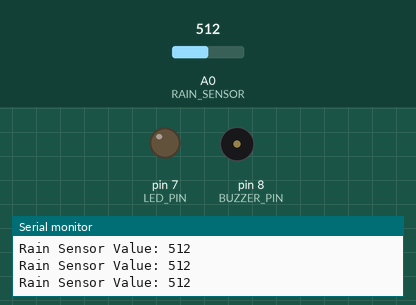
Bench run of a sketch on a simulated Arduino Uno, built with avr-gcc and run on an emulated ATmega328P. Shown: output pins drawn as LEDs (lit = HIGH), buzzer (waves = sounding, pin HIGH), the last lines printed to the serial monitor. Inputs (shaded band) come from the test bench; at power-on: A0 (RAIN_SENSOR) = 512.

Above: at 1.2 s.
1.3 s: A0 (RAIN_SENSOR) set to 465
At 2.6 s:
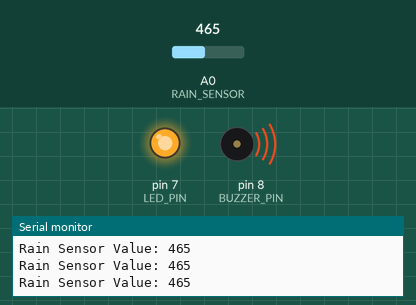
2.9 s: A0 (RAIN_SENSOR) set to 502
4.4 s: A0 (RAIN_SENSOR) set to 535
At 5.3 s:
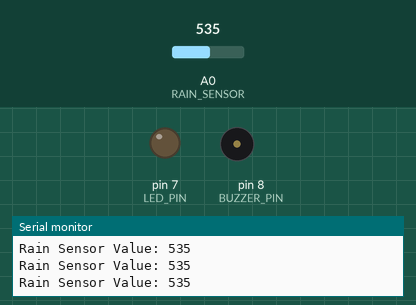
5.9 s: A0 (RAIN_SENSOR) set to 306
At 6.6 s:
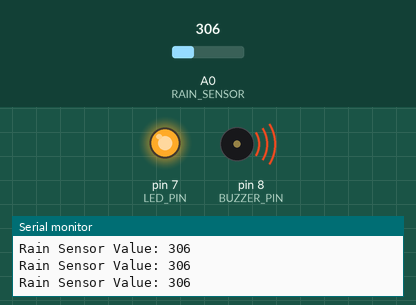
Timing chart, 0 to 8.5 s (numbered marks = the images above; inputs shaded):
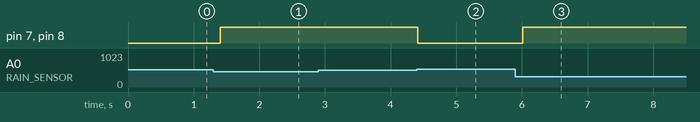

The sketch:

Arduino_code.ino
```cpp
#define RAIN_SENSOR A0  // Rain sensor on analog pin A0
#define LED_PIN 7       // LED on digital pin 7
#define BUZZER_PIN 8    // Buzzer on digital pin 8

// The rain sensor reads LOWER as it gets wetter. Hysteresis band: trigger the
// alert below RAIN_ON, clear it only after the reading rises past RAIN_OFF, so
// the LED/buzzer don't chatter when the value hovers around the threshold.
#define RAIN_ON 480
#define RAIN_OFF 520

bool alerting = false;

void setup() {
    // A0 (the analog rain sensor) needs no pinMode for analogRead().
    pinMode(LED_PIN, OUTPUT);
    pinMode(BUZZER_PIN, OUTPUT);
    Serial.begin(9600);
}

void loop() {
    int rainValue = analogRead(RAIN_SENSOR);
    Serial.print("Rain Sensor Value: ");
    Serial.println(rainValue);

    if (!alerting && rainValue < RAIN_ON) alerting = true;
    else if (alerting && rainValue > RAIN_OFF) alerting = false;

    digitalWrite(LED_PIN, alerting ? HIGH : LOW);
    digitalWrite(BUZZER_PIN, alerting ? HIGH : LOW);

    delay(200);
}
```

Measured:
- the behaviour switches between 480 and 479 on A0 (RAIN_SENSOR) (found by bisection; images 0 and 1)
- the behaviour switches between 520 and 521 on A0 (RAIN_SENSOR) (found by bisection; images 1 and 2)
- after the input at 1.3 s, pin 7 (LED_PIN), pin 8 (BUZZER_PIN): LOW → HIGH after 0.10 s
- after the input at 4.4 s, pin 7 (LED_PIN), pin 8 (BUZZER_PIN): HIGH → LOW at once
- after the input at 5.9 s, pin 7 (LED_PIN), pin 8 (BUZZER_PIN): LOW → HIGH after 0.11 s
